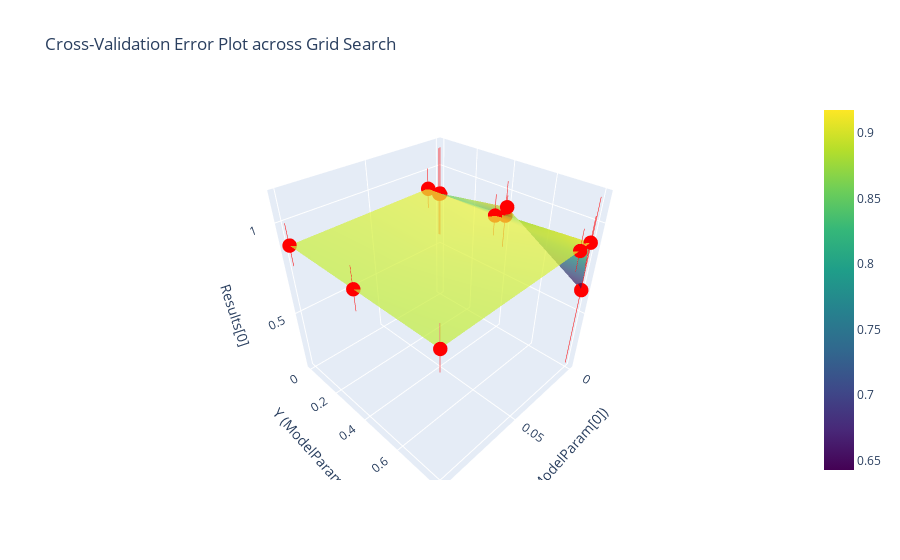

The code cell stored with this chart in its notebook:
### Code cell
wf_validator.plot_validation()

### Figure 1 — Plotly figure (JSON) as saved in the notebook; plotly's stock layout.template omitted (floating-point values rounded to 4 significant figures)
{"data": [{"colorscale": [[0, "#440154"], [0.1111, "#482878"], [0.2222, "#3e4989"], [0.3333, "#31688e"], [0.4444, "#26828e"], [0.5556, "#1f9e89"], [0.6667, "#35b779"], [0.7778, "#6ece58"], [0.8889, "#b5de2b"], [1, "#fde725"]], "opacity": 0.7, "type": "surface", "x": [0.0001, 0.001, 0.01, 0.1], "y": [0, 0.4, 0.8], "z": [[0.845, 0.8465, 0.9021, 0.8882], [0.9176, 0.8738, 0.9041, 0.8868], [0.6429, 0.9067, 0.8997, 0.8848]]}, {"error_z": {"array": [0.06301, 0.1303, 0.1122, 0.1159, 0.108, 0.1099, 0.1094, 0.1097, 0.184, 0.2621, 0.2666, 0.4792], "type": "data", "visible": true}, "marker": {"color": "red", "size": 5}, "mode": "markers", "name": "Data Points", "type": "scatter3d", "x": [0.0001, 0.001, 0.01, 0.01, 0.01, 0.1, 0.1, 0.1, 0.001, 0.001, 0.0001, 0.0001], "y": [0.4, 0.8, 0.4, 0, 0.8, 0, 0.4, 0.8, 0.4, 0, 0, 0.8], "z": [0.9176, 0.9067, 0.9041, 0.9021, 0.8997, 0.8882, 0.8868, 0.8848, 0.8738, 0.8465, 0.845, 0.6429]}], "layout": {"scene": {"aspectmode": "cube", "xaxis": {"title": {"text": "X (ModelParam[0])"}}, "yaxis": {"title": {"text": "Y (ModelParam[1])"}}, "zaxis": {"title": {"text": "Results[0]"}}}, "title": {"text": "Cross-Validation Error Plot across Grid Search"}}}
